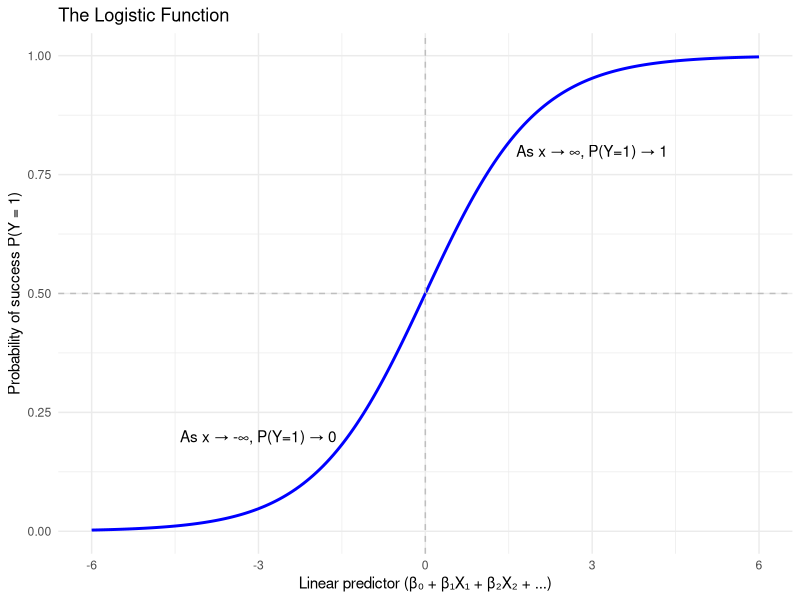
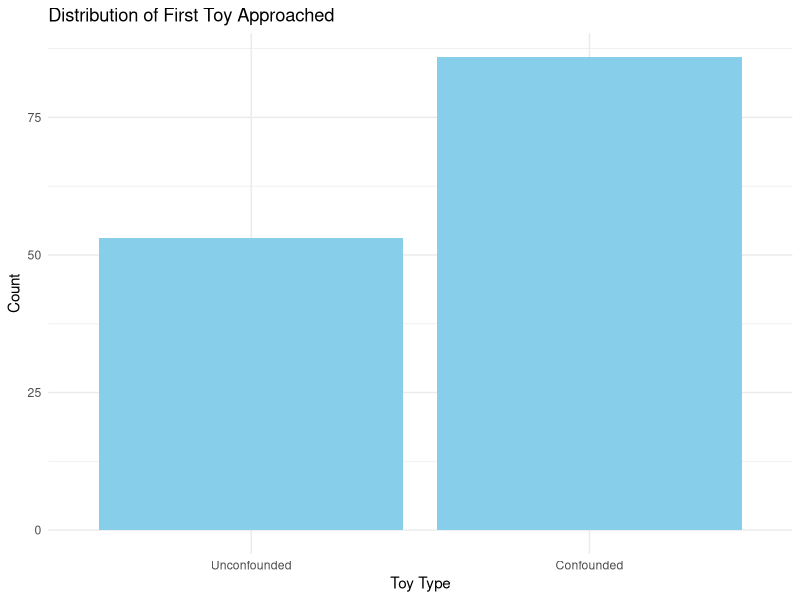
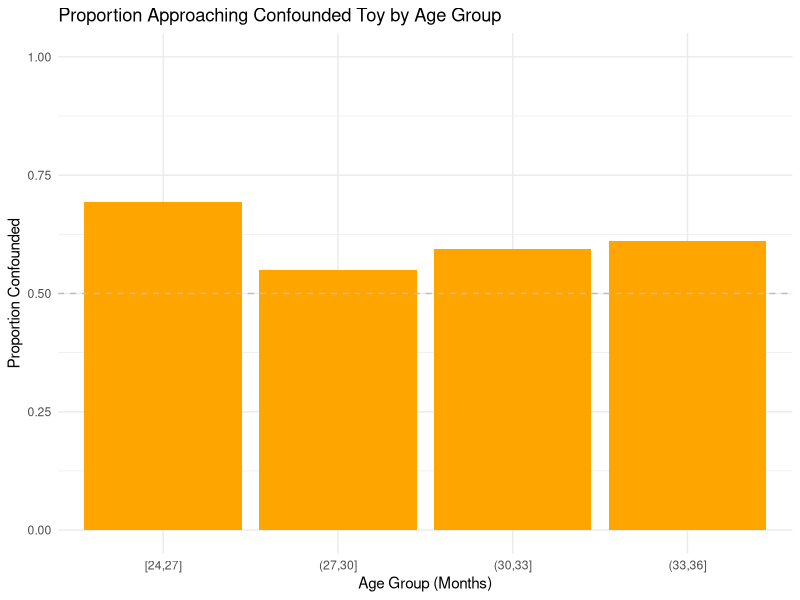
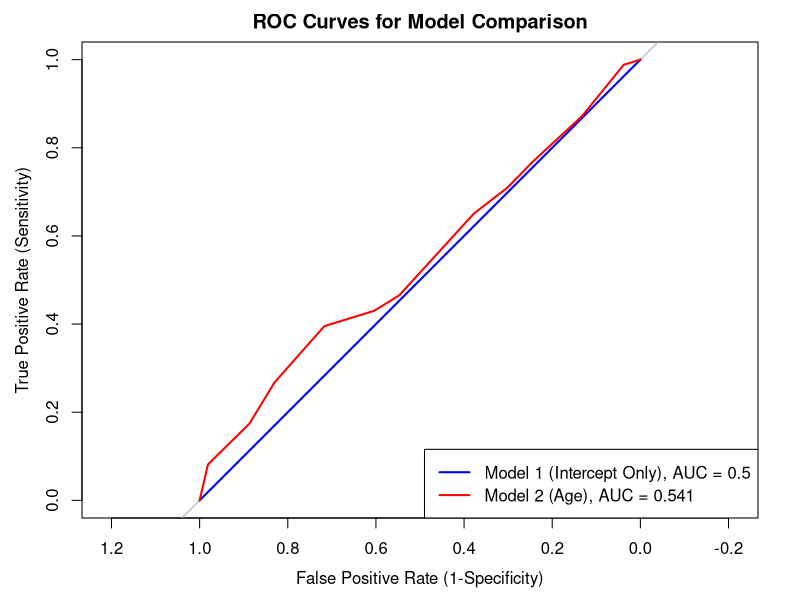
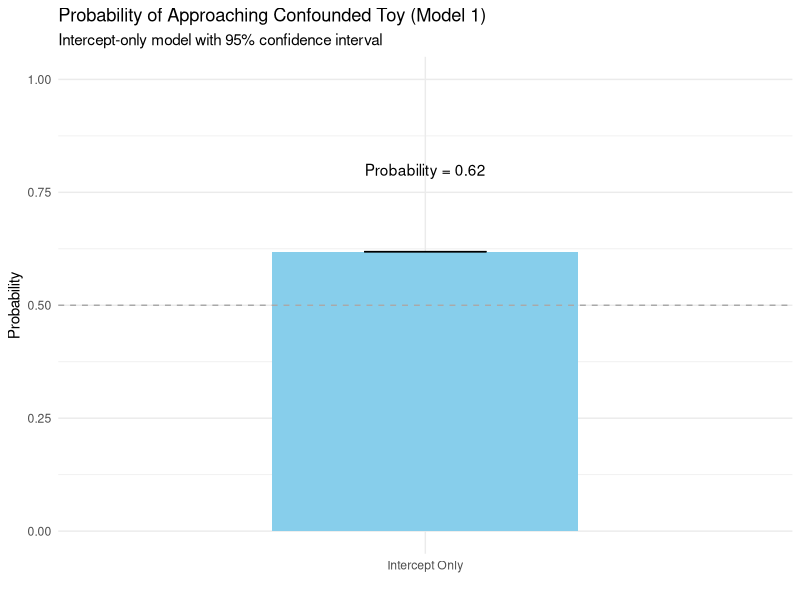
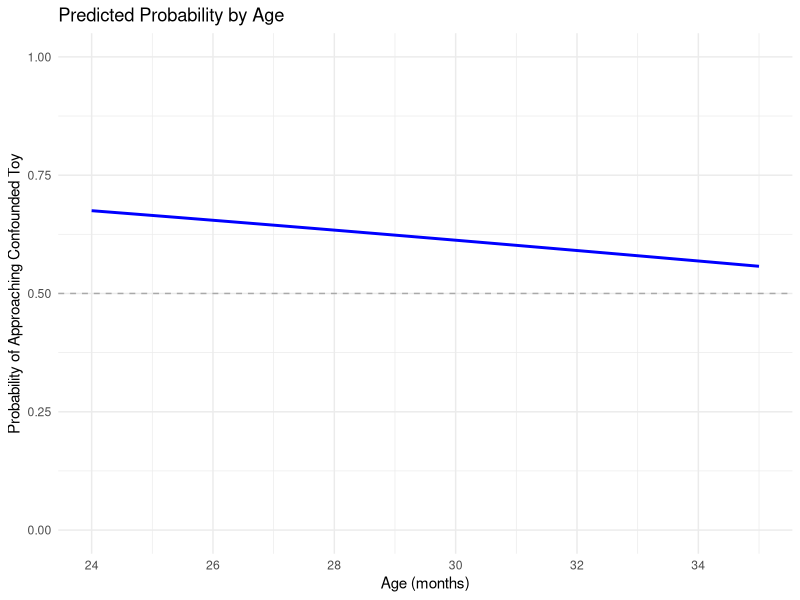

These figures' R source, in order:
## ---- chunk 1
knitr::opts_chunk$set(
  warning = FALSE,
  message = FALSE,
  echo = TRUE,
  fig.width = 8,
  fig.height = 5
)
## ---- chunk 2
library(ggplot2)

# Create data for the logistic curve
x <- seq(-6, 6, length.out = 200)
y <- 1 / (1 + exp(-x))

# Plot the logistic curve
ggplot(data.frame(x = x, y = y), aes(x = x, y = y)) +
  geom_line(color = "blue", size = 1) +
  labs(
    x = "Linear predictor (β₀ + β₁X₁ + β₂X₂ + ...)",
    y = "Probability of success P(Y = 1)",
    title = "The Logistic Function"
  ) +
  theme_minimal() +
  geom_hline(yintercept = 0.5, linetype = "dashed", color = "gray") +
  geom_vline(xintercept = 0, linetype = "dashed", color = "gray") +
  annotate("text", x = -3, y = 0.2, label = "As x → -∞, P(Y=1) → 0") +
  annotate("text", x = 3, y = 0.8, label = "As x → ∞, P(Y=1) → 1")
## ---- chunk 3
library(tidyverse)
library(lme4)      # For mixed-effects logistic regression
library(ggplot2)   # For plotting
# Load data
data <- read.csv("case_study_data.csv")
head(data)
## ---- chunk 4
# Clean and reshape the data
clean_data <- data %>%
  select(subject_id, 
         age,
         pair_1_first_pick_confounding,
         pair_2_first_pick_confounding,
         pair_3_first_pick_confounding) %>%
  pivot_longer(
    cols = starts_with("pair"),
    names_to = "pair",
    values_to = "confounding"
  ) %>%
  filter(!is.na(confounding), confounding %in% c("C", "U"))

# Create a binary outcome variable (1 = approached confounded toy first)
analysis_data <- clean_data %>%
  mutate(
    approach_confounded = confounding == "C",
    age_centered = scale(age, center = TRUE, scale = FALSE)[,1]  # Center age
  )

# View the prepared data
head(analysis_data)
## ---- chunk 5
# Calculate overall proportions
overall_proportions <- clean_data %>%
  summarize(
    total = n(),
    confounded = sum(confounding == "C"),
    unconfounded = sum(confounding == "U"),
    prop_confounded = confounded/total,
    prop_unconfounded = unconfounded/total
  )

print("Overall Proportions:")
print(overall_proportions)

# Binomial test against chance
binom_test <- binom.test(
  x = overall_proportions$confounded,
  n = overall_proportions$total,
  p = 0.5,  
  alternative = "two.sided"
)

# Print results
print("Binomial Test Results:")
print(paste0(
  "Binomial test: observed proportion = ", 
  round(overall_proportions$prop_confounded, 3),
  ", p = ", 
  round(binom_test$p.value, 3),
  ", 95% CI [",
  round(binom_test$conf.int[1], 3),
  ", ",
  round(binom_test$conf.int[2], 3),
  "]"
))
## ---- chunk 6
ggplot(analysis_data, aes(x = factor(approach_confounded))) +
  geom_bar(fill = "skyblue") +
  scale_x_discrete(labels = c("Unconfounded", "Confounded")) +
  labs(
    title = "Distribution of First Toy Approached",
    x = "Toy Type",
    y = "Count"
  ) +
  theme_minimal()

## ---- chunk 7
# Create age groups in 3-month bins
analysis_data <- analysis_data %>%
  mutate(age_group = cut(age_centered + mean(age_centered + mean(analysis_data$age)), 
                         breaks = seq(24, 36, by = 3), 
                         include.lowest = TRUE))

# Plot proportion of confounded choices by age group
analysis_data %>%
  group_by(age_group) %>%
  summarize(prop_confounded = mean(approach_confounded)) %>%
  ggplot(aes(x = age_group, y = prop_confounded)) +
  geom_col(fill = "orange") +
  labs(
    title = "Proportion Approaching Confounded Toy by Age Group",
    x = "Age Group (Months)",
    y = "Proportion Confounded"
  ) +
  ylim(0, 1) +
  geom_hline(yintercept = 0.5, linetype = "dashed", color = "gray") +
  theme_minimal()

## ---- chunk 8
# Simple logistic regression model with just an intercept
model1 <- glmer(approach_confounded ~ 1 + (1|subject_id), 
                family = binomial(link = "logit"), 
                data = analysis_data)

summary(model1)
## ---- chunk 9
# Extract the fixed effect (intercept)
intercept <- fixef(model1)[1]

# Convert log odds to probability
probability <- 1 / (1 + exp(-intercept))
cat("Probability of approaching the confounded toy:", probability, "\n")

# Convert to odds ratio
odds_ratio <- exp(intercept)
cat("Odds ratio:", odds_ratio, "\n")
cat("This means the odds of approaching the confounded toy are", 
    round(odds_ratio, 2), "times higher than approaching the unconfounded toy")
## ---- chunk 10
# Logistic regression model with age as predictor
model2 <- glmer(approach_confounded ~ age_centered + (1|subject_id), 
                family = binomial(link = "logit"), 
                data = analysis_data)

summary(model2)
## ---- chunk 11
# Compare models using AIC and BIC
aic_values <- AIC(model1, model2)
bic_values <- BIC(model1, model2)

comparison_df <- data.frame(
  Model = c("Intercept Only", "Age"),
  AIC = aic_values$AIC,
  BIC = bic_values$BIC,
  df = c(attr(logLik(model1), "df"), attr(logLik(model2), "df"))
)

comparison_df
## ---- chunk 12
# Test if adding age improves the model
anova(model1, model2)

## ---- chunk 13
# Calculate ROC curves for both models
library(pROC)
roc1 <- roc(analysis_data$approach_confounded, fitted(model1))
roc2 <- roc(analysis_data$approach_confounded, fitted(model2))

# Plot ROC curves
plot(roc1, col = "blue", main = "ROC Curves for Model Comparison",
     xlab = "False Positive Rate (1-Specificity)", 
     ylab = "True Positive Rate (Sensitivity)")
lines(roc2, col = "red")
legend("bottomright", 
       legend = c(paste("Model 1 (Intercept Only), AUC =", round(auc(roc1), 3)), 
                 paste("Model 2 (Age), AUC =", round(auc(roc2), 3))),
       col = c("blue", "red"), lwd = 2)

# Compare AUC values
cat("Model 1 AUC:", round(auc(roc1), 3), "\n")
cat("Model 2 AUC:", round(auc(roc2), 3), "\n")
## ---- chunk 14
# Extract the fixed effect (intercept)
intercept <- fixef(model1)[1]

# Convert log odds to probability
probability <- 1 / (1 + exp(-intercept))

# Create a simple visualization of the intercept model
intercept_data <- data.frame(
  Model = "Intercept Only",
  Probability = probability
)

# Add confidence interval
# Extract variance of random effect
random_effect_var <- as.data.frame(VarCorr(model1))$vcov[1]
# Calculate standard error
se <- sqrt(random_effect_var)
# Calculate 95% confidence interval
z <- qnorm(0.975)  # 1.96 for 95% CI
lower_ci <- 1 / (1 + exp(-(intercept - z*se)))
upper_ci <- 1 / (1 + exp(-(intercept + z*se)))

# Add to dataframe
intercept_data$lower_ci <- lower_ci
intercept_data$upper_ci <- upper_ci

# Plot
ggplot(intercept_data, aes(x = Model, y = Probability)) +
  geom_bar(stat = "identity", fill = "skyblue", width = 0.5) +
  geom_errorbar(aes(ymin = lower_ci, ymax = upper_ci), width = 0.2) +
  geom_hline(yintercept = 0.5, linetype = "dashed", color = "darkgray") +
  labs(
    title = "Probability of Approaching Confounded Toy (Model 1)",
    subtitle = "Intercept-only model with 95% confidence interval",
    y = "Probability",
    x = ""
  ) +
  theme_minimal() +
  ylim(0, 1) +
  annotate("text", x = 1, y = 0.8, 
           label = paste("Probability =", round(probability, 2)))
## ---- chunk 15
# Create a data frame with ages for prediction
new_data <- data.frame(
  age_centered = seq(min(analysis_data$age_centered), 
                    max(analysis_data$age_centered), 
                    length.out = 100),
  subject_id = NA  # Not used in prediction when re.form = NA
)

# Add predicted probabilities
new_data$predicted_prob <- predict(model2, newdata = new_data, 
                                 re.form = NA, type = "response")

# Convert age centered back to actual age for plotting
# First get the mean age from the original dataset
mean_age <- mean(analysis_data$age)
new_data$age_in_months <- new_data$age_centered + mean_age

# Plot
ggplot(new_data, aes(x = age_in_months, y = predicted_prob)) +
  geom_line(size = 1, color = "blue") +
  labs(x = "Age (months)", 
       y = "Probability of Approaching Confounded Toy",
       title = "Predicted Probability by Age") +
  theme_minimal() +
  geom_hline(yintercept = 0.5, linetype = "dashed", color = "darkgray") +
  ylim(0, 1) +
  scale_x_continuous(breaks = seq(24, 36, by = 2))
## ---- chunk 16
# Create squared age term
analysis_data$age_centered_squared <- analysis_data$age_centered^2

# Model with quadratic age term
model_age_quadratic <- glmer(approach_confounded ~ age_centered + 
                            age_centered_squared + (1|subject_id), 
                            family = binomial(link = "logit"), 
                            data = analysis_data)

summary(model_age_quadratic)
## ---- chunk 17
# Check number of events (successes)
sum(analysis_data$approach_confounded)

# Check events per variable (EPV) for model2 (or another model that exists)
sum(analysis_data$approach_confounded) / length(fixef(model2))
## ---- chunk 18
# Create a linear model for VIF calculation
model_lm <- lm(as.numeric(approach_confounded) ~ age_centered, 
              data = analysis_data)

# Calculate VIFs (requires car package)
# car::vif(model_lm)
